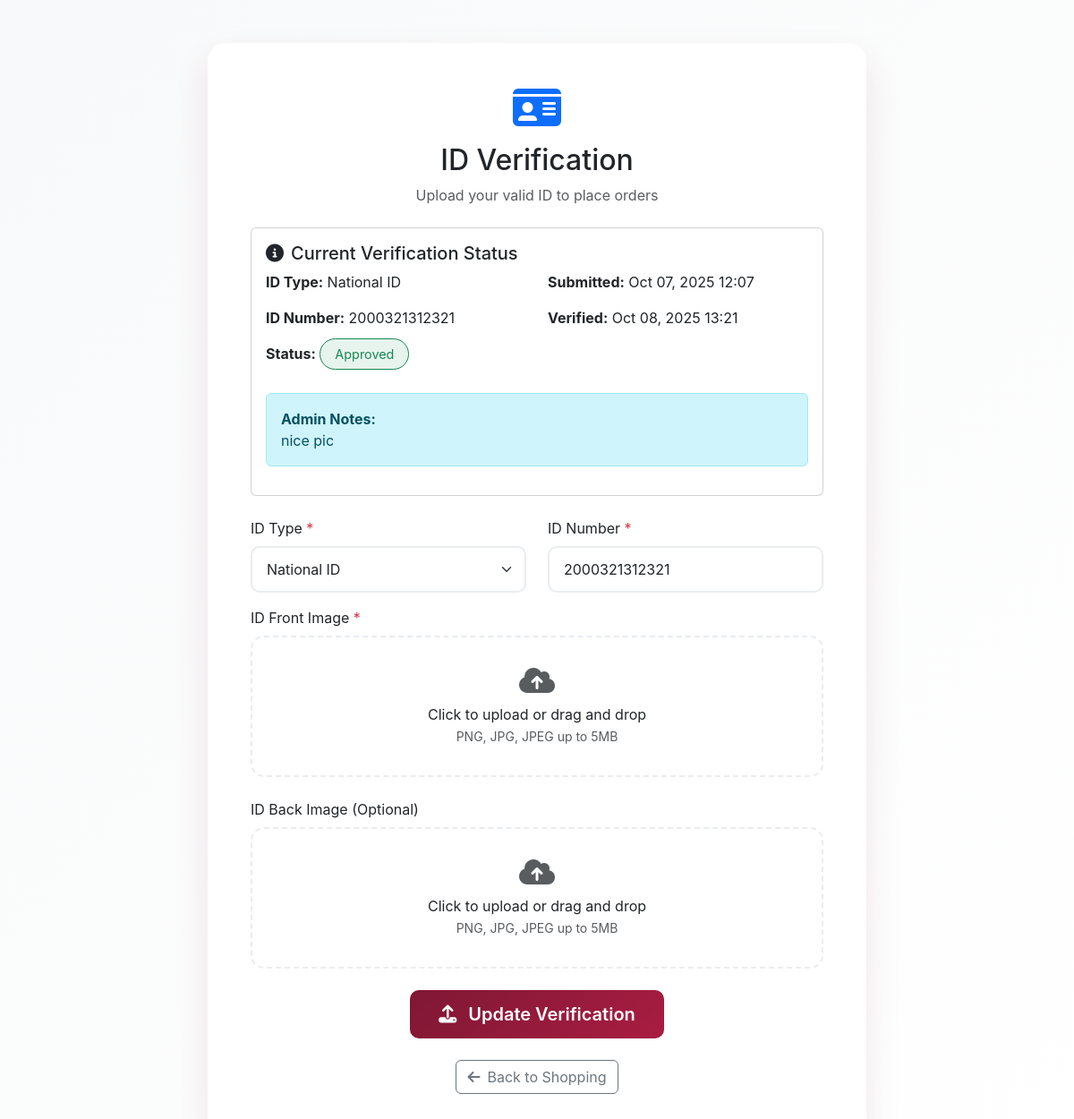
The page /id_verification.php (signed in) on the database its author committed.
### tables this page shows
CREATE TABLE `customer_id_verification` (
  `verification_id` int(11) NOT NULL,
  `user_id` int(11) NOT NULL,
  `id_type` varchar(50) NOT NULL,
  `id_number` varchar(100) NOT NULL,
  `id_front_image` varchar(255) NOT NULL,
  `id_back_image` varchar(255) DEFAULT NULL,
  `status` enum('pending','approved','rejected') DEFAULT 'pending',
  `rejection_reason` text DEFAULT NULL,
  `admin_notes` text DEFAULT NULL,
  `verified_by` int(11) DEFAULT NULL,
  `verified_at` timestamp NULL DEFAULT NULL,
  `created_at` timestamp NOT NULL DEFAULT current_timestamp(),
  `updated_at` timestamp NOT NULL DEFAULT current_timestamp() ON UPDATE current_timestamp()
);

### id_verification.php (the view, shortened to what this page needs)
<?php
include 'includes/db.php';
$user_id = $_SESSION['user_id'];
$stmt = $pdo->prepare("SELECT * FROM customer_id_verification WHERE user_id = ?");
$stmt->execute([$user_id]);
$existing_verification = $stmt->fetch(PDO::FETCH_ASSOC);
?>
<!DOCTYPE html>
<html lang="en">
<head>
    <link href="https://cdn.jsdelivr.net/npm/bootstrap@5.3.0/dist/css/bootstrap.min.css" rel="stylesheet">
    <link rel="stylesheet" href="https://cdnjs.cloudflare.com/ajax/libs/font-awesome/6.4.0/css/all.min.css">
</head>
<body>
    <div class="container py-5">
        <div class="row justify-content-center">
            <div class="col-lg-8">
                <div class="verification-card p-5">
                    <div class="text-center mb-4">
                        <i class="fas fa-id-card text-primary" style="font-size: 3rem; color: var(--bs-secondary);"></i>
                        <h2 class="mt-3 mb-2">ID Verification</h2>
                        <p class="text-muted">Upload your valid ID to place orders</p>
                    </div>
                    <?php if ($existing_verification): ?>
                        <div class="card mb-4">
                            <div class="card-body">
                                <h5 class="card-title d-flex align-items-center">
                                    <i class="fas fa-info-circle me-2"></i>Current Verification Status
                                </h5>
                                <div class="row">
                                    <div class="col-md-6">
                                        <p><strong>ID Type:</strong> <?= htmlspecialchars($existing_verification['id_type']) ?></p>
                                        <p><strong>ID Number:</strong> <?= htmlspecialchars($existing_verification['id_number']) ?></p>
                                        <p><strong>Status:</strong>
                                            <span class="status-badge status-<?= $existing_verification['status'] ?>">
                                                <?= ucfirst($existing_verification['status']) ?>
                                            </span>
                                        </p>
                                    </div>
                                    <div class="col-md-6">
                                        <p><strong>Submitted:</strong> <?= date('M d, Y H:i', strtotime($existing_verification['created_at'])) ?></p>
                                        <?php if ($existing_verification['verified_at']): ?>
                                            <p><strong>Verified:</strong> <?= date('M d, Y H:i', strtotime($existing_verification['verified_at'])) ?></p>
                                        <?php endif; ?>
                                    </div>
                                </div>
                                <?php if ($existing_verification['admin_notes']): ?>
                                    <div class="alert alert-info mt-3">
                                        <strong>Admin Notes:</strong><br>
                                        <?= htmlspecialchars($existing_verification['admin_notes']) ?>
                                    </div>
                                <?php endif; ?>
                            </div>
                        </div>
                    <?php endif; ?>
                    <form method="POST" enctype="multipart/form-data" id="verificationForm">
                        <div class="row">
                            <div class="col-md-6 mb-3">
                                <label for="id_type" class="form-label">ID Type <span class="text-danger">*</span></label>
                                <select class="form-select" id="id_type" name="id_type" required>
                                    <option value="National ID" <?= ($existing_verification && $existing_verification['id_type'] === "National ID") ? 'selected' : '' ?>>National ID</option>
                                </select>
                            </div>
                            <div class="col-md-6 mb-3">
                                <label for="id_number" class="form-label">ID Number <span class="text-danger">*</span></label>
                                <input type="text" class="form-control" id="id_number" name="id_number"
                                       value="<?= htmlspecialchars($existing_verification['id_number'] ?? '') ?>" required>
                            </div>
                        </div>
                        <div class="mb-4">
                            <label class="form-label">ID Front Image <span class="text-danger">*</span></label>
                            <div class="upload-area" onclick="document.getElementById('id_front').click()">
                                <i class="fas fa-cloud-upload-alt text-muted" style="font-size: 2rem;"></i>
                                <p class="mt-2 mb-0">Click to upload or drag and drop</p>
                                <small class="text-muted">PNG, JPG, JPEG up to 5MB</small>
                            </div>
                        </div>
                        <div class="mb-4">
                            <label class="form-label">ID Back Image (Optional)</label>
                            <div class="upload-area" onclick="document.getElementById('id_back').click()">
                                <i class="fas fa-cloud-upload-alt text-muted" style="font-size: 2rem;"></i>
                                <p class="mt-2 mb-0">Click to upload or drag and drop</p>
                                <small class="text-muted">PNG, JPG, JPEG up to 5MB</small>
                            </div>
                        </div>
                        <div class="text-center">
                            <button type="submit" name="submit_id" class="btn btn-primary btn-lg">
                                <i class="fas fa-upload me-2"></i>
                                <?= $existing_verification ? 'Update Verification' : 'Submit Verification' ?>
                            </button>
                        </div>
                    </form>
                    <div class="text-center mt-4">
                        <a href="product.php" class="btn btn-outline-secondary">
                            <i class="fas fa-arrow-left me-2"></i>Back to Shopping
                        </a>
                    </div>
                </div>
            </div>
        </div>
    </div>
</body>
</html>

### id_verification.php (style rules this page uses)
:root { --bs-primary: #ffffff; --bs-secondary: #7F1734; --bs-success: #198754; --bs-danger: #db3030; --bs-warning: #ffc107; --bs-info: #016bf8; --bs-light: #f0f3f2; --bs-dark: #001e2b; }
body { background: linear-gradient(135deg, #f8f9fa 0%, #ffffff 100%); min-height: 100vh; font-family: 'Inter', -apple-system, BlinkMacSystemFont, 'Segoe UI', Roboto, sans-serif; }
.verification-card { background: white; border-radius: 20px; box-shadow: 0 20px 40px rgba(127, 23, 52, 0.1); border: none; }
.status-badge { font-size: 0.9rem; padding: 0.5rem 1rem; border-radius: 50px; }
.status-approved { background: rgba(25, 135, 84, 0.1); color: #198754; border: 1px solid #198754; }
.btn-primary { background: linear-gradient(135deg, var(--bs-secondary) 0%, #a91d42 100%); border: none; border-radius: 10px; padding: 0.75rem 2rem; font-weight: 600; transition: all 0.3s ease; }
.form-control, .form-select { border-radius: 10px; border: 2px solid #e9ecef; padding: 0.75rem 1rem; transition: all 0.3s ease; }
.upload-area { border: 2px dashed #e9ecef; border-radius: 15px; padding: 2rem; text-align: center; transition: all 0.3s ease; cursor: pointer; }

### rows shown on the page
customer_id_verification: id_type "National ID", id_number "2000321312321", status "Approved", created_at "Oct 07, 2025 12:07", verified_at "Oct 08, 2025 13:21", admin_notes "nice pic"
